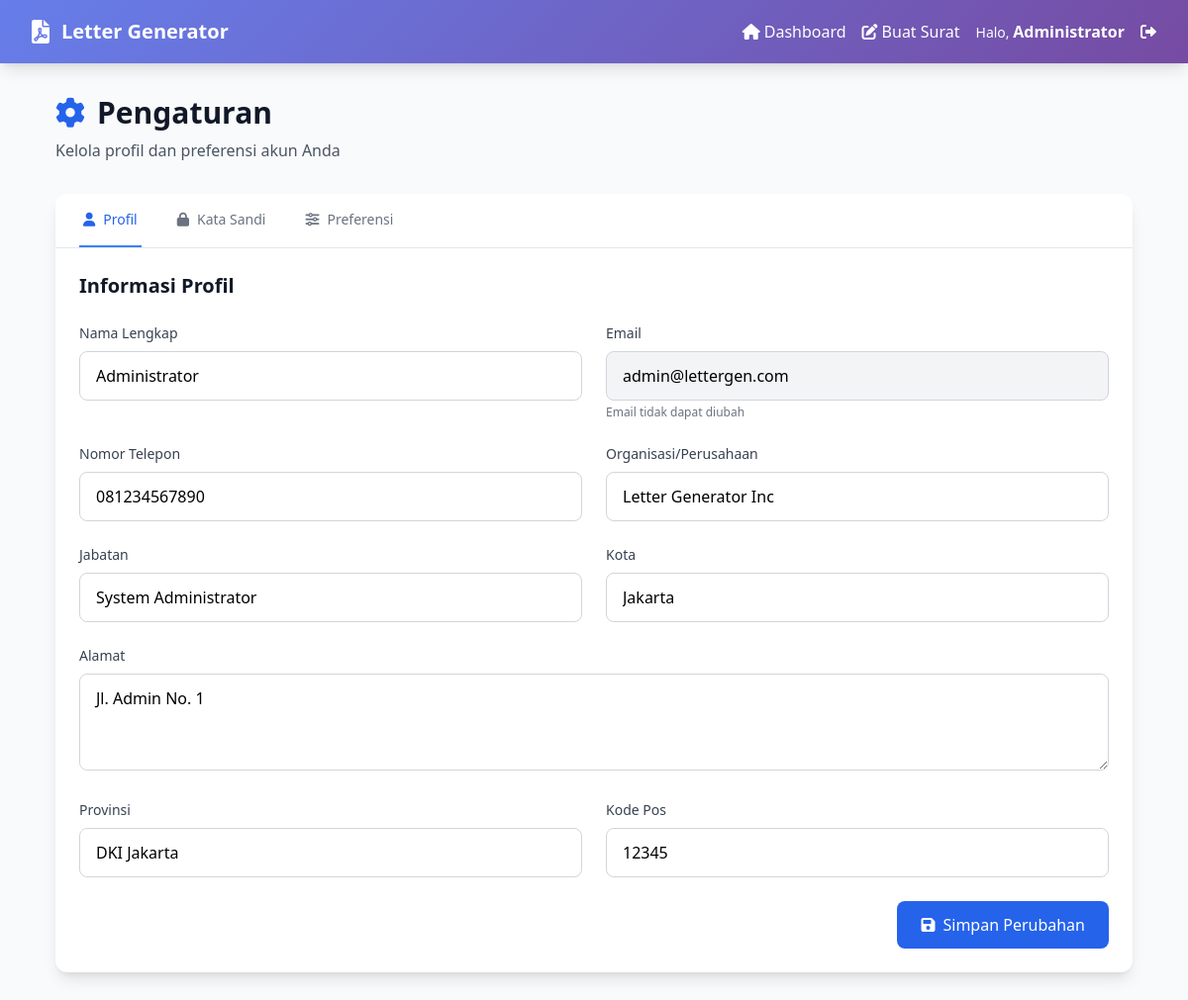
The page /settings.php (signed in) on the database its author committed.
### tables this page shows
CREATE TABLE user_profiles (
    id INT AUTO_INCREMENT PRIMARY KEY,
    user_id INT NOT NULL,
    avatar_url VARCHAR(255),
    address TEXT,
    city VARCHAR(50),
    province VARCHAR(50),
    postal_code VARCHAR(10),
    date_of_birth DATE,
    gender ENUM('male', 'female', 'other'),
    bio TEXT,
    preferences JSON,
    FOREIGN KEY (user_id) REFERENCES users(id) ON DELETE CASCADE
);

CREATE TABLE users (
    id INT AUTO_INCREMENT PRIMARY KEY,
    username VARCHAR(50) UNIQUE NOT NULL,
    email VARCHAR(100) UNIQUE NOT NULL,
    password_hash VARCHAR(255) NOT NULL,
    full_name VARCHAR(100) NOT NULL,
    phone VARCHAR(20),
    organization VARCHAR(100),
    position VARCHAR(100),
    created_at TIMESTAMP DEFAULT CURRENT_TIMESTAMP,
    updated_at TIMESTAMP DEFAULT CURRENT_TIMESTAMP ON UPDATE CURRENT_TIMESTAMP,
    last_login TIMESTAMP NULL,
    is_active BOOLEAN DEFAULT TRUE,
    email_verified BOOLEAN DEFAULT FALSE,
    verification_token VARCHAR(255) NULL,
    reset_token VARCHAR(255) NULL,
    reset_token_expires TIMESTAMP NULL
);

### classes/User.php (called while the page is built, shortened)
<?php
require_once 'config/database.php';
class User
{
    private $conn;
    private $table_name = "users";
    private $profile_table = "user_profiles";
    public function __construct($db = null)
    {
        if ($db) {
            $this->conn = $db;
        } else {
            $database = new Database();
            $this->conn = $database->getConnection();
        }
    }
    public function getUserById($id)
    {
        $query = "SELECT u.*, p.* FROM " . $this->table_name . " u
                 LEFT JOIN " . $this->profile_table . " p ON u.id = p.user_id
                 WHERE u.id = ? AND u.is_active = 1";
        $stmt = $this->conn->prepare($query);
        $stmt->execute([$id]);
        return $stmt->fetch();
    }
    public static function isLoggedIn()
    {
        return isset($_SESSION['logged_in']) && $_SESSION['logged_in'] === true;
    }
    public static function getCurrentUser()
    {
        return [
            'id' => $_SESSION['user_id'] ?? null,
            'username' => $_SESSION['username'] ?? null,
            'email' => $_SESSION['email'] ?? null,
            'full_name' => $_SESSION['full_name'] ?? null
        ];
    }
}

### config/database.php (called while the page is built, shortened)
<?php
class Database {
    private $host;
    private $db_name;
    private $username;
    private $password;
    private $charset;
    public function __construct() {
        $this->host = $_ENV['DB_HOST'] ?? 'localhost';
        $this->db_name = $_ENV['DB_NAME'] ?? 'letter_generator_db';
        $this->username = $_ENV['DB_USER'] ?? 'root';
        $this->password = $_ENV['DB_PASS'] ?? '';
        $this->charset = 'utf8mb4';
    }
    public function getConnection() {
        $this->conn = null;
        try {
            $dsn = "mysql:host=" . $this->host . ";dbname=" . $this->db_name . ";charset=" . $this->charset;
            $options = [
                PDO::ATTR_ERRMODE => PDO::ERRMODE_EXCEPTION,
                PDO::ATTR_DEFAULT_FETCH_MODE => PDO::FETCH_ASSOC,
                PDO::ATTR_EMULATE_PREPARES => false,
                PDO::MYSQL_ATTR_INIT_COMMAND => "SET NAMES utf8mb4"
            ];
            $this->conn = new PDO($dsn, $this->username, $this->password, $options);
        } catch(PDOException $exception) {
            error_log("Connection error: " . $exception->getMessage());
            throw new Exception("Database connection failed");
        }
        return $this->conn;
    }
}
?>

### settings.php (the view, shortened to what this page needs)
<?php
require_once 'config/database.php';
require_once 'classes/User.php';
$current_user = User::getCurrentUser();
$user = new User();
$user_data = $user->getUserById($current_user['id']);
?>
<!DOCTYPE html>
<html lang="id">
<head>
    <script src="https://cdn.tailwindcss.com"></script>
    <link href="https://cdnjs.cloudflare.com/ajax/libs/font-awesome/6.0.0/css/all.min.css" rel="stylesheet">
</head>
<body class="bg-gray-50 min-h-screen">
    <nav class="gradient-bg shadow-lg">
        <div class="max-w-7xl mx-auto px-4 sm:px-6 lg:px-8">
            <div class="flex justify-between h-16">
                <div class="flex items-center">
                    <a href="dashboard.php" class="flex-shrink-0 flex items-center">
                        <i class="fas fa-file-pdf text-2xl text-white mr-3"></i>
                        <span class="text-white text-xl font-bold">Letter Generator</span>
                    </a>
                </div>
                <div class="flex items-center space-x-4">
                    <a href="dashboard.php" class="text-white hover:text-blue-200 transition-colors">
                        <i class="fas fa-home mr-1"></i>Dashboard
                    </a>
                    <a href="app.php" class="text-white hover:text-blue-200 transition-colors">
                        <i class="fas fa-edit mr-1"></i>Buat Surat
                    </a>
                    <div class="text-white">
                        <span class="text-sm">Halo, </span>
                        <span class="font-semibold"><?php echo htmlspecialchars($current_user['full_name']); ?></span>
                    </div>
                    <a href="dashboard.php?action=logout" class="text-white hover:text-red-200 transition-colors">
                        <i class="fas fa-sign-out-alt"></i>
                    </a>
                </div>
            </div>
        </div>
    </nav>
    <div class="max-w-6xl mx-auto py-8 px-4 sm:px-6 lg:px-8">
        <div class="mb-8">
            <h1 class="text-3xl font-bold text-gray-900">
                <i class="fas fa-cog mr-3 text-blue-600"></i>Pengaturan
            </h1>
            <p class="text-gray-600 mt-2">Kelola profil dan preferensi akun Anda</p>
        </div>
        <div class="bg-white rounded-xl shadow-lg overflow-hidden">
            <div class="border-b border-gray-200">
                <nav class="flex space-x-8 px-6" aria-label="Tabs">
                    <button onclick="showTab('profile')" id="tab-profile" class="tab-button border-b-2 border-blue-500 py-4 px-1 text-sm font-medium text-blue-600">
                        <i class="fas fa-user mr-2"></i>Profil
                    </button>
                    <button onclick="showTab('password')" id="tab-password" class="tab-button border-b-2 border-transparent py-4 px-1 text-sm font-medium text-gray-500 hover:text-gray-700">
                        <i class="fas fa-lock mr-2"></i>Kata Sandi
                    </button>
                    <button onclick="showTab('preferences')" id="tab-preferences" class="tab-button border-b-2 border-transparent py-4 px-1 text-sm font-medium text-gray-500 hover:text-gray-700">
                        <i class="fas fa-sliders-h mr-2"></i>Preferensi
                    </button>
                </nav>
            </div>
            <div id="content-profile" class="tab-content p-6">
                <h2 class="text-xl font-semibold text-gray-900 mb-6">Informasi Profil</h2>
                <form method="POST" class="space-y-6">
                    <div class="grid md:grid-cols-2 gap-6">
                        <div>
                            <label class="block text-sm font-medium text-gray-700 mb-2">Nama Lengkap</label>
                            <input type="text" name="full_name" value="<?php echo htmlspecialchars($user_data['full_name'] ?? ''); ?>"
                                   class="w-full px-4 py-3 border border-gray-300 rounded-lg focus:ring-2 focus:ring-blue-500 focus:border-blue-500" required>
                        </div>
                        <div>
                            <label class="block text-sm font-medium text-gray-700 mb-2">Email</label>
                            <input type="email" value="<?php echo htmlspecialchars($user_data['email'] ?? ''); ?>"
                                   class="w-full px-4 py-3 border border-gray-300 rounded-lg bg-gray-100" readonly>
                            <p class="text-xs text-gray-500 mt-1">Email tidak dapat diubah</p>
                        </div>
                        <div>
                            <label class="block text-sm font-medium text-gray-700 mb-2">Nomor Telepon</label>
                            <input type="tel" name="phone" value="<?php echo htmlspecialchars($user_data['phone'] ?? ''); ?>"
                                   class="w-full px-4 py-3 border border-gray-300 rounded-lg focus:ring-2 focus:ring-blue-500 focus:border-blue-500">
                        </div>
                        <div>
                            <label class="block text-sm font-medium text-gray-700 mb-2">Organisasi/Perusahaan</label>
                            <input type="text" name="organization" value="<?php echo htmlspecialchars($user_data['organization'] ?? ''); ?>"
                                   class="w-full px-4 py-3 border border-gray-300 rounded-lg focus:ring-2 focus:ring-blue-500 focus:border-blue-500">
                        </div>
                        <div>
                            <label class="block text-sm font-medium text-gray-700 mb-2">Jabatan</label>
                            <input type="text" name="position" value="<?php echo htmlspecialchars($user_data['position'] ?? ''); ?>"
                                   class="w-full px-4 py-3 border border-gray-300 rounded-lg focus:ring-2 focus:ring-blue-500 focus:border-blue-500">
                        </div>
                        <div>
                            <label class="block text-sm font-medium text-gray-700 mb-2">Kota</label>
                            <input type="text" name="city" value="<?php echo htmlspecialchars($user_data['city'] ?? ''); ?>"
                                   class="w-full px-4 py-3 border border-gray-300 rounded-lg focus:ring-2 focus:ring-blue-500 focus:border-blue-500">
                        </div>
                    </div>
                    <div>
                        <label class="block text-sm font-medium text-gray-700 mb-2">Alamat</label>
                        <textarea name="address" rows="3"
                                  class="w-full px-4 py-3 border border-gray-300 rounded-lg focus:ring-2 focus:ring-blue-500 focus:border-blue-500"><?php echo htmlspecialchars($user_data['address'] ?? ''); ?></textarea>
                    </div>
                    <div class="grid md:grid-cols-2 gap-6">
                        <div>
                            <label class="block text-sm font-medium text-gray-700 mb-2">Provinsi</label>
                            <input type="text" name="province" value="<?php echo htmlspecialchars($user_data['province'] ?? ''); ?>"
                                   class="w-full px-4 py-3 border border-gray-300 rounded-lg focus:ring-2 focus:ring-blue-500 focus:border-blue-500">
                        </div>
                        <div>
                            <label class="block text-sm font-medium text-gray-700 mb-2">Kode Pos</label>
                            <input type="text" name="postal_code" value="<?php echo htmlspecialchars($user_data['postal_code'] ?? ''); ?>"
                                   class="w-full px-4 py-3 border border-gray-300 rounded-lg focus:ring-2 focus:ring-blue-500 focus:border-blue-500">
                        </div>
                    </div>
                    <div class="flex justify-end">
                        <button type="submit" class="bg-blue-600 text-white px-6 py-3 rounded-lg hover:bg-blue-700 transition-colors">
                            <i class="fas fa-save mr-2"></i>Simpan Perubahan
                        </button>
                    </div>
                </form>
            </div>
        </div>
    </div>
</body>
</html>

### settings.php (style rules this page uses)
.gradient-bg { background: linear-gradient(135deg, #667eea 0%, #764ba2 100%); }

### rows shown on the page
user_profiles: user.full_name "Administrator", full_name "Administrator", user.email "admin@lettergen.com", phone "081234567890", organization "Letter Generator Inc", position "System Administrator", city "Jakarta", address "Jl. Admin No. 1", province "DKI Jakarta", postal_code "12345"
